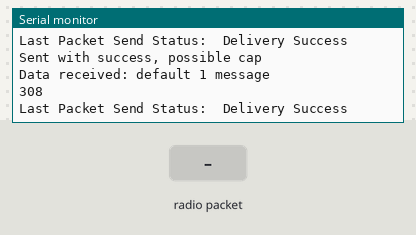
Bench run of a sketch on a simulated ESP32. Shown: the last lines printed to the serial monitor. The inputs (shaded band) are chosen by the test bench.

Above: at 4.2 s.
4.3 s: radio packet "1" arrives
At 4.9 s:
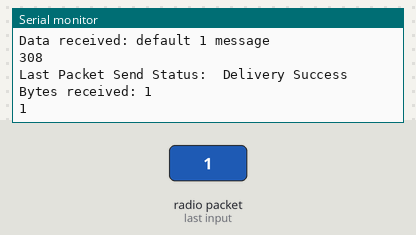
6.5 s: radio packet "0" arrives
At 6.9 s:
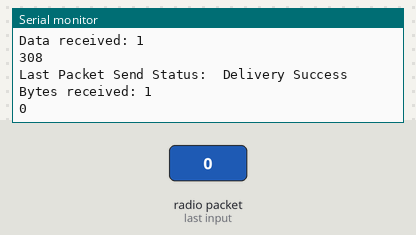
8.0 s: radio packet "2" arrives
Timing chart, 0 to 11.0 s (numbered marks = the images above; inputs shaded):
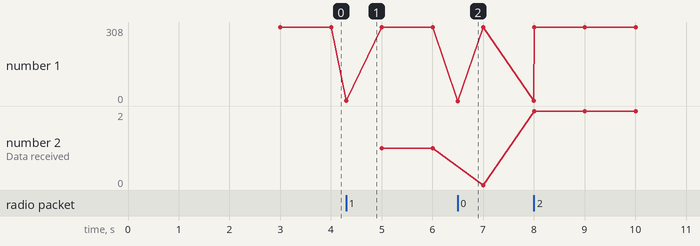

Measured:
- after the input at 4.3 s, the serial monitor: prints a new line at once (image 1)
- after the input at 6.5 s, the serial monitor: prints a new line at once (image 2)
- plotted number 2: 1 → 0 after the input at 6.5 s, 0 → 2 after the input at 8.0 s

The sketch:

esp32_espnow_test.ino
```cpp
// (licence header left out)
#include <esp_now.h>
#include <WiFi.h>

// REPLACE WITH THE MAC Address of the other ESP32
uint8_t broadcastAddress[] = {0x64, 0xB7, 0x08, 0x9C, 0x65, 0x90}; //64:b7:08:9c:65:90 left robot

long timeStart;
long timeEnd;

char dataToBeSent[20] = "RK Robot 1 Message"; //change for each esp

char dataReceived[20] = "default 1 message";

esp_now_peer_info_t peerInfo;

// Callback when data is sent
void OnDataSent(const uint8_t *mac_addr, esp_now_send_status_t status) {
  Serial.print("\r\nLast Packet Send Status:\t");
  Serial.println(status == ESP_NOW_SEND_SUCCESS ? "Delivery Success" : "Delivery Fail");
}

// Callback when data is received
void OnDataRecv(const uint8_t * mac, const uint8_t *incomingData, int len) {
  // Serial.print("Incoming Data as is: ");
  // Serial.println(String(*incomingData));
  memcpy(&dataReceived, incomingData, 20);
  Serial.print("Bytes received: ");
  Serial.println(len);
  Serial.println(dataReceived);
}

void setup() {
  // Init Serial Monitor
  Serial.begin(115200);

  // Set device as a Wi-Fi Station
  WiFi.mode(WIFI_STA);

  // Init ESP-NOW
  if (esp_now_init() != ESP_OK) {
    Serial.println("Error initializing ESP-NOW");
    return;
  }

  // Once ESPNow is successfully Init, we will register for Send CB to
  // get the status of Trasnmitted packet
  esp_now_register_send_cb(esp_now_send_cb_t(OnDataSent));

  // Register peer
  memcpy(peerInfo.peer_addr, broadcastAddress, 6);
  peerInfo.channel = 0;
  peerInfo.encrypt = false;

  // Add peer
  if (esp_now_add_peer(&peerInfo) != ESP_OK){
    Serial.println("Failed to add peer");
    return;
  }
  // Register for a callback function that will be called when data is received
  esp_now_register_recv_cb(esp_now_recv_cb_t(OnDataRecv));
  delay(3000);
}

void loop() {

  // Send message via ESP-NOW
  timeStart = micros();
  esp_err_t result = esp_now_send(broadcastAddress, (uint8_t *) &dataToBeSent, sizeof(dataToBeSent));
  timeEnd = micros();

  if (result == ESP_OK) {
    Serial.println("Sent with success, possible cap");
    Serial.print("Data received: ");
    Serial.println(dataReceived);
    Serial.println(timeEnd - timeStart);
  }
  else {
    Serial.println("Error sending the data");
  }
  delay(1000);
}
```
